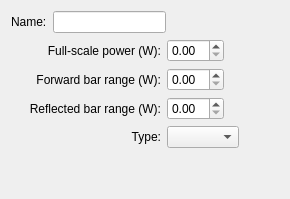
     <widget class="QWidget" name="tabCoupler">
      <attribute name="title">
       <string>Coupler</string>
      </attribute>
      <layout class="QVBoxLayout" name="verticalLayout_2">
       <item>
        <layout class="QHBoxLayout" name="horizontalLayout">
         <item>
          <widget class="QLabel" name="labelName">
           <property name="text">
            <string>Name:</string>
           </property>
          </widget>
         </item>
         <item>
          <widget class="QLineEdit" name="lineName"/>
         </item>
         <item>
          <spacer name="horizontalSpacer">
           <property name="orientation">
            <enum>Qt::Orientation::Horizontal</enum>
           </property>
           <property name="sizeHint" stdset="0">
            <size>
             <width>40</width>
             <height>20</height>
            </size>
           </property>
          </spacer>
         </item>
        </layout>
       </item>
       <item>
        <layout class="QHBoxLayout" name="horizontalLayout_2">
         <item>
          <widget class="QLabel" name="labelFullScale">
           <property name="minimumSize">
            <size>
             <width>150</width>
             <height>0</height>
            </size>
           </property>
           <property name="text">
            <string>Full-scale power (W):</string>
           </property>
           <property name="alignment">
            <set>Qt::AlignmentFlag::AlignRight|Qt::AlignmentFlag::AlignTrailing|Qt::AlignmentFlag::AlignVCenter</set>
           </property>
          </widget>
         </item>
         <item>
          <widget class="QDoubleSpinBox" name="doubleSpinFullScale"/>
         </item>
         <item>
          <spacer name="horizontalSpacer_2">
           <property name="orientation">
            <enum>Qt::Orientation::Horizontal</enum>
           </property>
           <property name="sizeHint" stdset="0">
            <size>
             <width>40</width>
             <height>20</height>
            </size>
           </property>
          </spacer>
         </item>
        </layout>
       </item>
       <item>
        <layout class="QHBoxLayout" name="horizontalLayout_3">
         <item>
          <widget class="QLabel" name="labelFwdRange">
           <property name="minimumSize">
            <size>
             <width>150</width>
             <height>0</height>
            </size>
           </property>
           <property name="text">
            <string>Forward bar range (W):</string>
           </property>
           <property name="alignment">
            <set>Qt::AlignmentFlag::AlignRight|Qt::AlignmentFlag::AlignTrailing|Qt::AlignmentFlag::AlignVCenter</set>
           </property>
          </widget>
         </item>
         <item>
          <widget class="QDoubleSpinBox" name="doubleSpinFwdRange"/>
         </item>
         <item>
          <spacer name="horizontalSpacer_3">
           <property name="orientation">
            <enum>Qt::Orientation::Horizontal</enum>
           </property>
           <property name="sizeHint" stdset="0">
            <size>
             <width>40</width>
             <height>20</height>
            </size>
           </property>
          </spacer>
         </item>
        </layout>
       </item>
       <item>
        <layout class="QHBoxLayout" name="horizontalLayout_4">
         <item>
          <widget class="QLabel" name="labelRefRange">
           <property name="minimumSize">
            <size>
             <width>150</width>
             <height>0</height>
            </size>
           </property>
           <property name="text">
            <string>Reflected bar range (W):</string>
           </property>
           <property name="alignment">
            <set>Qt::AlignmentFlag::AlignRight|Qt::AlignmentFlag::AlignTrailing|Qt::AlignmentFlag::AlignVCenter</set>
           </property>
          </widget>
         </item>
         <item>
          <widget class="QDoubleSpinBox" name="doubleSpinRefRange"/>
         </item>
         <item>
          <spacer name="horizontalSpacer_4">
           <property name="orientation">
            <enum>Qt::Orientation::Horizontal</enum>
           </property>
           <property name="sizeHint" stdset="0">
            <size>
             <width>40</width>
             <height>20</height>
            </size>
           </property>
          </spacer>
         </item>
        </layout>
       </item>
       <item>
        <layout class="QHBoxLayout" name="horizontalLayout_5">
         <item>
          <widget class="QLabel" name="labelType">
           <property name="minimumSize">
            <size>
             <width>150</width>
             <height>0</height>
            </size>
           </property>
           <property name="text">
            <string>Type:</string>
           </property>
           <property name="alignment">
            <set>Qt::AlignmentFlag::AlignRight|Qt::AlignmentFlag::AlignTrailing|Qt::AlignmentFlag::AlignVCenter</set>
           </property>
          </widget>
         </item>
         <item>
          <widget class="QComboBox" name="comboCouplerType"/>
         </item>
         <item>
          <spacer name="horizontalSpacer_9">
           <property name="orientation">
            <enum>Qt::Orientation::Horizontal</enum>
           </property>
           <property name="sizeHint" stdset="0">
            <size>
             <width>40</width>
             <height>20</height>
            </size>
           </property>
          </spacer>
         </item>
        </layout>
       </item>
       <item>
        <spacer name="verticalSpacer">
         <property name="orientation">
          <enum>Qt::Orientation::Vertical</enum>
         </property>
         <property name="sizeHint" stdset="0">
          <size>
           <width>20</width>
           <height>40</height>
          </size>
         </property>
        </spacer>
       </item>
      </layout>
     </widget>
